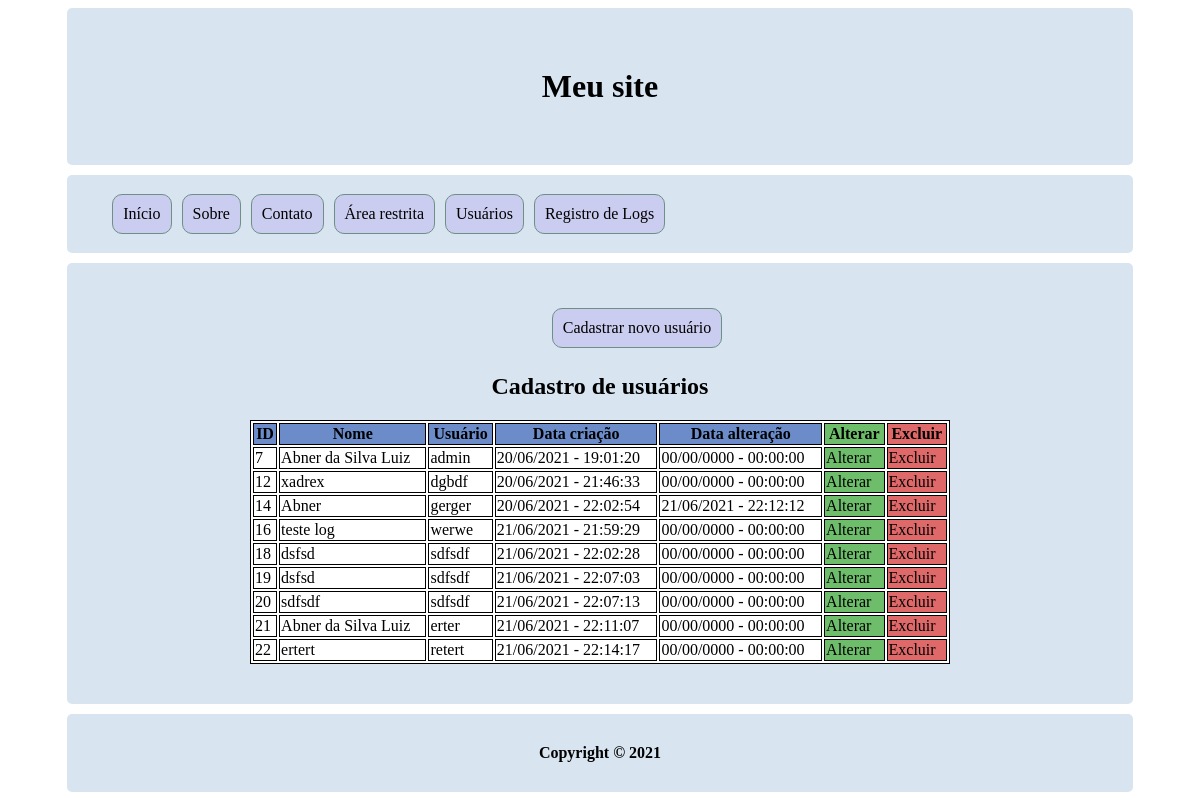
Page /?pg=usuario/usuarios (signed in) on the committed database.
### tables this page shows
CREATE TABLE `usuarios` (
  `id` int(11) NOT NULL AUTO_INCREMENT,
  `nome` varchar(100) NOT NULL,
  `usuario` varchar(100) NOT NULL,
  `senha` varchar(100) NOT NULL,
  `data_hora_criacao` datetime NOT NULL,
  `data_hora_atualizacao` datetime NOT NULL,
  PRIMARY KEY (`id`),
  UNIQUE KEY `id_UNIQUE` (`id`)
);

### paginas/usuario/usuarios.php (the view)
<?php
$sql = "SELECT id, nome, usuario, DATE_FORMAT(data_hora_criacao, '%d/%m/%Y - %H:%i:%S'), DATE_FORMAT(data_hora_atualizacao, '%d/%m/%Y - %H:%i:%S') FROM usuarios";
$result = $conn->query($sql, PDO::FETCH_ASSOC);
?>
<div class="menu-usuarios">
    <ul style="margin: 0 auto; padding-left: 45%;">
        <a href="?pg=usuario/cadastrar_usuario"><li>Cadastrar novo usuário</li></a>
    </ul>
</div>
<h2>Cadastro de usuários</h2>
<table>
    <tr>
        <th style="background-color: rgb(107, 140, 201);">ID</th>
        <th style="background-color: rgb(107, 140, 201);">Nome</th>
        <th style="background-color: rgb(107, 140, 201);">Usuário</th>
        <th style="background-color: rgb(107, 140, 201);">Data criação</th>
        <th style="background-color: rgb(107, 140, 201);">Data alteração</th>
        <th style="background-color: #6ebd6b;">Alterar</th>
        <th style='background-color: #df6969;'>Excluir</th>
    </tr>
    <?php
        while($linha = $result->fetch()){
    ?>
        <tr>
            <?php
                foreach($linha as $chave => $valor){
            ?>
                <td><?= $valor ?></td>
            <?php
                }
            ?>
            <td style="background-color: #6ebd6b;">
            <a  href="?pg=usuario/alterar_usuario&id=<?= $linha['id'] ?>">Alterar</a>
            </td>
            <td style='background-color: #df6969;'>
            <a href="?pg=usuario/excluir_usuario&id=<?= $linha['id'] ?>">Excluir</a>
            </td>
        </tr>
    <?php
        }
    ?>
</table>

### css/estilo.css (style rules this page uses)
table { width: 700px; margin: 0 auto; }
table, td, th { border: solid 1px #000; background-color: #ffffff; }
ul { list-style: none; display: flex; }
ul li { border: 1px solid rgb(108, 145, 132); margin: 5px; padding: 10px; border-radius: 10px; background-color: rgb(202, 204, 240); }
a { text-decoration: none; color: #000; }

### rows in the picture
usuarios: id "7", nome "Abner da Silva Luiz", usuario "admin", valor "20/06/2021 - 19:01:20", valor "00/00/0000 - 00:00:00"
usuarios: id "12", nome "xadrex", usuario "dgbdf", valor "20/06/2021 - 21:46:33", valor "00/00/0000 - 00:00:00"
usuarios: id "14", nome "Abner", usuario "gerger", valor "20/06/2021 - 22:02:54", valor "21/06/2021 - 22:12:12"
usuarios: id "16", nome "teste log", usuario "werwe", valor "21/06/2021 - 21:59:29", valor "00/00/0000 - 00:00:00"
usuarios: id "18", nome "dsfsd", usuario "sdfsdf", valor "21/06/2021 - 22:02:28", valor "00/00/0000 - 00:00:00"
usuarios: id "19", nome "dsfsd", usuario "sdfsdf", valor "21/06/2021 - 22:07:03", valor "00/00/0000 - 00:00:00"
usuarios: id "20", nome "sdfsdf", usuario "sdfsdf", valor "21/06/2021 - 22:07:13", valor "00/00/0000 - 00:00:00"
usuarios: id "21", nome "Abner da Silva Luiz", usuario "erter", valor "21/06/2021 - 22:11:07", valor "00/00/0000 - 00:00:00"
usuarios: id "22", nome "ertert", usuario "retert", valor "21/06/2021 - 22:14:17", valor "00/00/0000 - 00:00:00"
